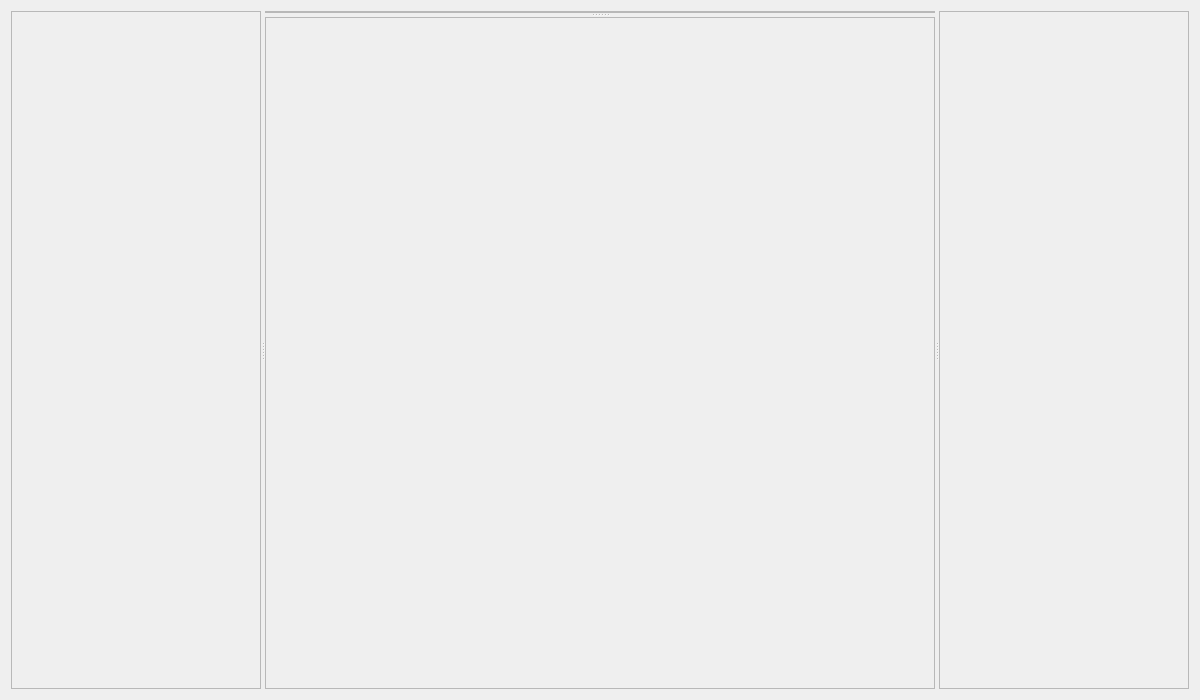
<?xml version="1.0" encoding="UTF-8"?>
<ui version="4.0">
 <class>EnhancedEffectWidget</class>
 <widget class="QWidget" name="EnhancedEffectWidget">
  <property name="geometry">
   <rect>
    <x>0</x>
    <y>0</y>
    <width>1200</width>
    <height>700</height>
   </rect>
  </property>
  <property name="sizePolicy">
   <sizepolicy hsizetype="Expanding" vsizetype="Expanding">
    <horstretch>0</horstretch>
    <verstretch>0</verstretch>
   </sizepolicy>
  </property>
  <property name="minimumSize">
   <size>
    <width>900</width>
    <height>600</height>
   </size>
  </property>
  <property name="autoFillBackground">
   <bool>false</bool>
  </property>
  <layout class="QHBoxLayout" name="horizontalLayout" stretch="0">
   <item>
    <widget class="QSplitter" name="mainSplitter">
     <property name="orientation">
      <enum>Qt::Horizontal</enum>
     </property>
     <widget class="QFrame" name="effectsListFrame">
      <property name="sizePolicy">
       <sizepolicy hsizetype="Preferred" vsizetype="Preferred">
        <horstretch>0</horstretch>
        <verstretch>0</verstretch>
       </sizepolicy>
      </property>
      <property name="minimumSize">
       <size>
        <width>250</width>
        <height>0</height>
       </size>
      </property>
      <property name="maximumSize">
       <size>
        <width>350</width>
        <height>16777215</height>
       </size>
      </property>
      <property name="frameShape">
       <enum>QFrame::StyledPanel</enum>
      </property>
      <property name="frameShadow">
       <enum>QFrame::Sunken</enum>
      </property>
      <layout class="QVBoxLayout" name="verticalLayout">
       <property name="leftMargin">
        <number>0</number>
       </property>
       <property name="topMargin">
        <number>0</number>
       </property>
       <property name="rightMargin">
        <number>0</number>
       </property>
       <property name="bottomMargin">
        <number>0</number>
       </property>
       <item>
        <widget class="QWidget" name="effectsListContainer" native="true">
         <layout class="QVBoxLayout" name="effectsListLayout">
          <property name="leftMargin">
           <number>0</number>
          </property>
          <property name="topMargin">
           <number>0</number>
          </property>
          <property name="rightMargin">
           <number>0</number>
          </property>
          <property name="bottomMargin">
           <number>0</number>
          </property>
         </layout>
        </widget>
       </item>
      </layout>
     </widget>
     <widget class="QSplitter" name="middleSplitter">
      <property name="sizePolicy">
       <sizepolicy hsizetype="Expanding" vsizetype="Preferred">
        <horstretch>1</horstretch>
        <verstretch>0</verstretch>
       </sizepolicy>
      </property>
      <property name="orientation">
       <enum>Qt::Vertical</enum>
      </property>
      <widget class="QFrame" name="effectsControlFrame">
       <property name="frameShape">
        <enum>QFrame::StyledPanel</enum>
       </property>
       <property name="frameShadow">
        <enum>QFrame::Sunken</enum>
       </property>
       <layout class="QVBoxLayout" name="verticalLayout_2">
        <property name="leftMargin">
         <number>0</number>
        </property>
        <property name="topMargin">
         <number>0</number>
        </property>
        <property name="rightMargin">
         <number>0</number>
        </property>
        <property name="bottomMargin">
         <number>0</number>
        </property>
        <item>
         <widget class="QWidget" name="effectsControlContainer" native="true">
          <layout class="QVBoxLayout" name="effectsControlLayout">
           <property name="leftMargin">
            <number>0</number>
           </property>
           <property name="topMargin">
            <number>0</number>
           </property>
           <property name="rightMargin">
            <number>0</number>
           </property>
           <property name="bottomMargin">
            <number>0</number>
           </property>
          </layout>
         </widget>
        </item>
       </layout>
      </widget>
      <widget class="QFrame" name="effectsPreviewFrame">
       <property name="sizePolicy">
        <sizepolicy hsizetype="Preferred" vsizetype="Expanding">
         <horstretch>0</horstretch>
         <verstretch>1</verstretch>
        </sizepolicy>
       </property>
       <property name="frameShape">
        <enum>QFrame::StyledPanel</enum>
       </property>
       <property name="frameShadow">
        <enum>QFrame::Sunken</enum>
       </property>
       <layout class="QVBoxLayout" name="verticalLayout_3">
        <property name="leftMargin">
         <number>0</number>
        </property>
        <property name="topMargin">
         <number>0</number>
        </property>
        <property name="rightMargin">
         <number>0</number>
        </property>
        <property name="bottomMargin">
         <number>0</number>
        </property>
        <item>
         <widget class="QWidget" name="effectsPreviewContainer" native="true">
          <layout class="QVBoxLayout" name="effectsPreviewLayout">
           <property name="leftMargin">
            <number>0</number>
           </property>
           <property name="topMargin">
            <number>0</number>
           </property>
           <property name="rightMargin">
            <number>0</number>
           </property>
           <property name="bottomMargin">
            <number>0</number>
           </property>
          </layout>
         </widget>
        </item>
       </layout>
      </widget>
     </widget>
     <widget class="QFrame" name="deviceListFrame">
      <property name="sizePolicy">
       <sizepolicy hsizetype="Preferred" vsizetype="Preferred">
        <horstretch>0</horstretch>
        <verstretch>0</verstretch>
       </sizepolicy>
      </property>
      <property name="minimumSize">
       <size>
        <width>250</width>
        <height>0</height>
       </size>
      </property>
      <property name="maximumSize">
       <size>
        <width>350</width>
        <height>16777215</height>
       </size>
      </property>
      <property name="frameShape">
       <enum>QFrame::StyledPanel</enum>
      </property>
      <property name="frameShadow">
       <enum>QFrame::Sunken</enum>
      </property>
      <layout class="QVBoxLayout" name="verticalLayout_4">
       <property name="leftMargin">
        <number>0</number>
       </property>
       <property name="topMargin">
        <number>0</number>
       </property>
       <property name="rightMargin">
        <number>0</number>
       </property>
       <property name="bottomMargin">
        <number>0</number>
       </property>
       <item>
        <widget class="QWidget" name="deviceListContainer" native="true">
         <layout class="QVBoxLayout" name="deviceListLayout">
          <property name="leftMargin">
           <number>0</number>
          </property>
          <property name="topMargin">
           <number>0</number>
          </property>
          <property name="rightMargin">
           <number>0</number>
          </property>
          <property name="bottomMargin">
           <number>0</number>
          </property>
         </layout>
        </widget>
       </item>
      </layout>
     </widget>
    </widget>
   </item>
  </layout>
 </widget>
 <resources/>
 <connections/>
</ui>
